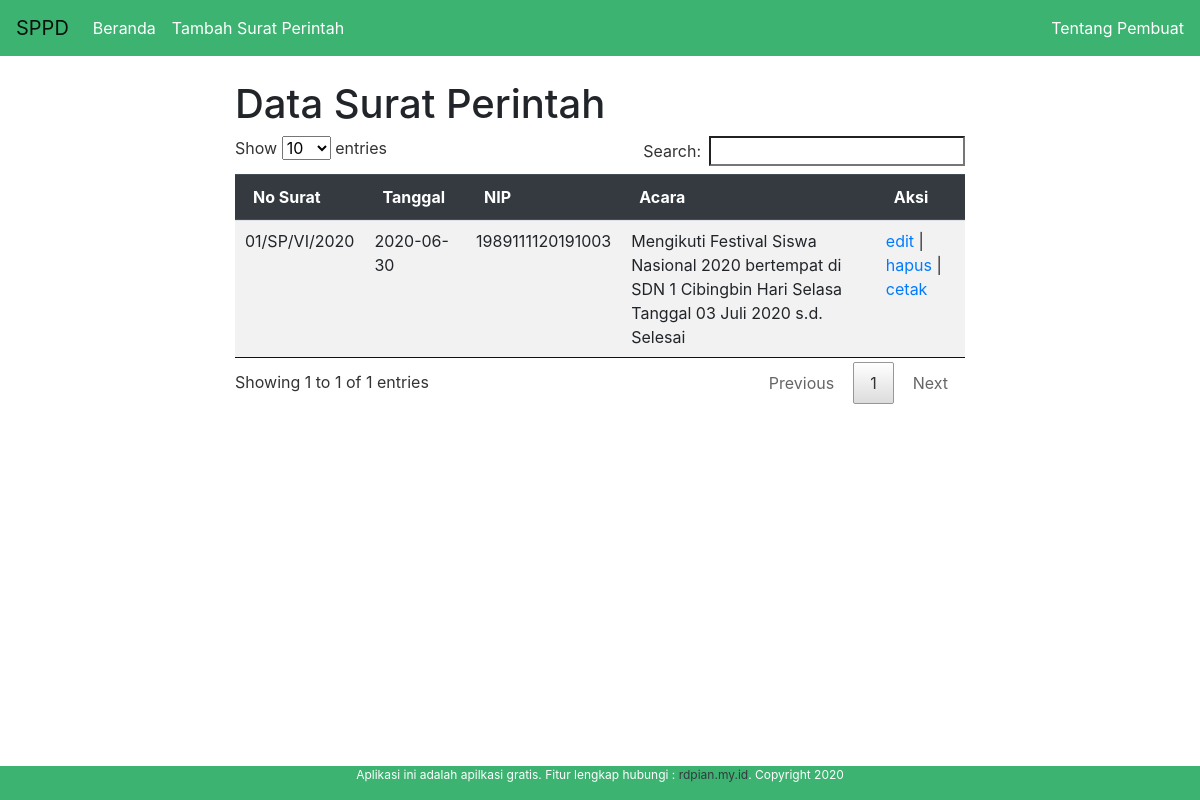
Page /index.php/surat_keluar on the committed database.
### tables this page shows
CREATE TABLE `surat_keluar` (
  `id_sk` int(11) NOT NULL,
  `no_surat` varchar(255) NOT NULL,
  `tgl_surat` date NOT NULL,
  `nip` varchar(255) NOT NULL,
  `acara` text NOT NULL
);

### application/controllers/Surat_keluar.php (called while the page is built, shortened)
<?php
class Surat_keluar extends CI_Controller {
	function __construct()
        {
			$this->load->model('m_surat_keluar');
	        $this->load->helper('form');
	        $this->load->library('form_validation');
        }
	public function index()
	{
		$data['surat_keluar'] = $this->m_surat_keluar->tampil_data()->result();
		$this->load->view('v_navbar');
		$this->load->view('v_surat_keluar',$data);
		$this->load->view('v_footer');
	}
}

### index.php (called while the page is built, shortened)
<?php
require_once BASEPATH.'core/CodeIgniter.php';

### application/models/m_surat_keluar.php (called while the page is built, shortened)
<?php
class M_surat_keluar extends CI_Model {
	function tampil_data(){
		return $this->db->get('surat_keluar');
	}
}

### application/views/v_surat_keluar.php (the view)
<div class="container">
	<div class="row">
		<div class="col-lg-2">
		</div>
		<div class="col-lg-8">
			<h1>Data Surat Perintah</h1>
			<div class="table-responsive">
			<table id="suratkeluar" class="table table-striped">
				<thead class="thead-dark">
					<tr>
						<th>No Surat</th>
						<th>Tanggal</th>
						<th>NIP</th>
						<th>Acara</th>
						<th>Aksi</th>
					</tr>
				</thead>
				<tbody>
				<?php
					foreach($surat_keluar as $row){
					?>
				<tr>
					<td><?php echo $row->no_surat; ?></td>
					<td><?php echo $row->tgl_surat; ?></td>
					<td><?php echo $row->nip; ?></td>
					<td><?php echo $row->acara; ?></td>
					<td>
						<?php echo anchor('/surat_keluar/edit/'.$row->id_sk,'edit'); ?> |
                        <?php echo anchor('/surat_keluar/hapus/'.$row->id_sk,'hapus'); ?> |
                        <?php echo anchor('/surat_keluar/cetak/'.$row->id_sk,'cetak'); ?>
                    </td>
				</tr>
				<?php } ?>
				</tbody>
			</table>
		</div>
		</div>
		<div class="col-lg-2">
		</div>
	</div>
</div>

### rows in the picture
surat_keluar: no_surat "01/SP/VI/2020", tgl_surat "2020-06-30", nip "1989111120191003", acara "Mengikuti Festival Siswa Nasional 2020 bertempat di SDN 1 Cibingbin Hari Selasa Tanggal 03 Juli 2020 s.d. Selesai", id_sk "edit", id_sk "hapus", id_sk "cetak"
